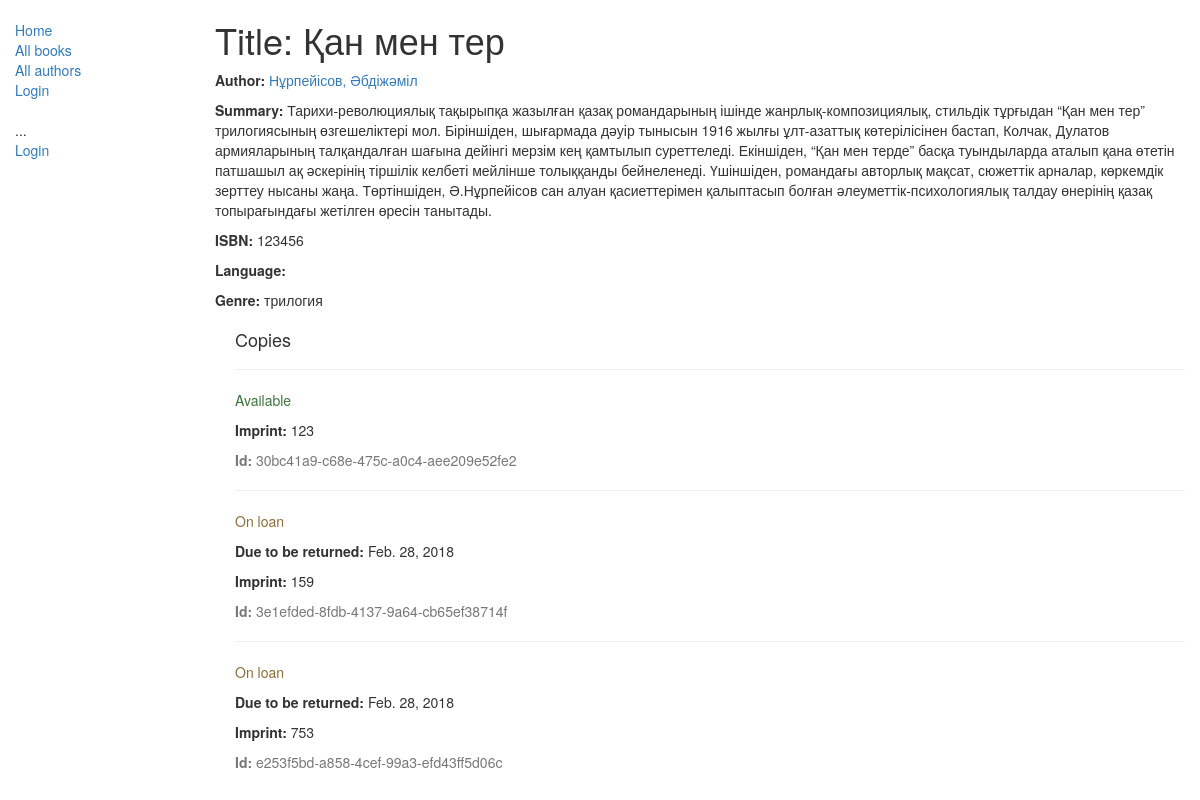
/catalog/book/1, run on the app's committed database.
### catalog/models.py (models this page shows, shortened)
class Book(models.Model):
    title = models.CharField(max_length=200)
    author = models.ForeignKey('Author', on_delete=models.SET_NULL, null=True)
    summary = models.TextField(max_length=1000, help_text='Кітаптың сипаттамасын еңгізіңіз')
    isbn = models.CharField('ISBN',max_length=15, help_text='15 Character <a href="https://www.isbn-international.org/content/what-isbn">ISBN number</a>')
    genre = models.ManyToManyField(Genre, help_text='Select a genre for this book')
    def display_genre(self):
        """
        Creates a string for the Genre. This is required to display genre in Admin.
        """
        return ', '.join([ genre.name for genre in self.genre.all()[:3] ])
    display_genre.short_description = 'Genre'

class Author(models.Model):
    first_name = models.CharField(max_length=100)
    last_name = models.CharField(max_length=100)
    date_of_birth = models.DateField(null=True, blank=True)
    date_of_death = models.DateField('Died', null=True, blank=True)
    class Meta:
        ordering = ["last_name","first_name"]
    def __str__(self):
        return '{0}, {1}'.format(self.last_name,self.first_name)

class Genre(models.Model):
    name = models.CharField(max_length=200, help_text="Санатты енгізіңіз")
    def __str__(self):
        return self.name

class BookInstance(models.Model):
    borrower = models.ForeignKey(User, on_delete=models.SET_NULL, null=True, blank=True)
    id = models.UUIDField(primary_key=True, default=uuid.uuid4, help_text="Unique ID for this particular book across whole library")
    book = models.ForeignKey('Book', on_delete=models.SET_NULL, null=True)
    imprint = models.CharField(max_length=200)
    due_back = models.DateField(null=True, blank=True)
    LOAN_STATUS = (
        ('m', 'Maintenance'),
        ('o', 'On loan'),
        ('a', 'Available'),
        ('r', 'Reserved'),
    )
    status = models.CharField(max_length=1, choices=LOAN_STATUS, blank=True, default='m', help_text='Book availability')
    class Meta:
        ordering = ["due_back"]
        permissions = (("can_mark_returned", "Set book as returned"),)

### catalog/views.py (the view)
# urls.py: path('book/<int:pk>', views.BookDetailView.as_view(), name='book-detail'),
class BookDetailView(generic.DetailView):
    model = Book

### catalog/templates/catalog/book_detail.html
{% extends "base_generic.html" %}
{% block content %}
  <h1>Title: {{ book.title }}</h1>
  <p><strong>Author:</strong> <a href="{% url 'author-detail' book.author.pk %}">{{ book.author }}</a></p>
  <p><strong>Summary:</strong> {{ book.summary }}</p>
  <p><strong>ISBN:</strong> {{ book.isbn }}</p>
  <p><strong>Language:</strong> {{ book.language }}</p>
  <p><strong>Genre:</strong> {% for genre in book.genre.all %} {{ genre }}{% if not forloop.last %}, {% endif %}{% endfor %}</p>
  <div style="margin-left:20px;margin-top:20px">
    <h4>Copies</h4>
    {% for copy in book.bookinstance_set.all %}
    <hr>
    <p class="{% if copy.status == 'a' %}text-success{% elif copy.status == 'm' %}text-danger{% else %}text-warning{% endif %}">{{ copy.get_status_display }}</p>
    {% if copy.status != 'a' %}<p><strong>Due to be returned:</strong> {{copy.due_back}}</p>{% endif %}
    <p><strong>Imprint:</strong> {{copy.imprint}}</p>
    <p class="text-muted"><strong>Id:</strong> {{copy.id}}</p>
    {% endfor %}
  </div>
{% endblock %}

### catalog/templates/base_generic.html (shortened to what this page needs)
<!DOCTYPE html>
<html lang="en">
<head>
  <link rel="stylesheet" href="https://maxcdn.bootstrapcdn.com/bootstrap/3.3.7/css/bootstrap.min.css">
  {% load static %}
  <link rel="stylesheet" href="{% static 'css/styles.css' %}">
</head>
<body>
  <div class="container-fluid">
    <div class="row">
      <div class="col-sm-2">
      {% block sidebar %}
      <ul class="sidebar-nav">
          <li><a href="{% url 'index' %}">Home</a></li>
          <li><a href="{% url 'books' %}">All books</a></li>
          <li><a href="{% url 'authors' %}">All authors</a></li>
          {% if user.is_authenticated %}
   {% else %}
     <li><a href="{% url 'login'%}?next={{request.path}}">Login</a></li>
   {% endif %}
      </ul>
	  <ul class="sidebar-nav">
    ...
   {% if user.is_authenticated %}
     <li>User: {{ user.get_username }}</li>
          <li><a href="{% url 'my-borrowed' %}">My Borrowed</a></li>
     <li><a href="{% url 'logout'%}?next={{request.path}}">Logout</a></li>
   {% else %}
     <li><a href="{% url 'login'%}?next={{request.path}}">Login</a></li>
   {% endif %}
  </ul>
     {% endblock %}
      </div>
      <div class="col-sm-10 ">
      {% block content %}{% endblock %}
      </div>
    </div>
  </div>
</body>
</html>

### catalog/static/css/styles.css (style rules this page uses)
.sidebar-nav { margin-top: 20px; padding: 0; list-style: none; }

### data on the page
Book: title "Қан мен тер", author "Нұрпейісов, Әбдіжәміл", summary "Тарихи-революциялық тақырыпқа жазылған қазақ романдарының ішінде жанрлық-композициялық, стильдік тұрғыдан “Қан мен тер” трилогиясының өзгешеліктері мол. Біріншіден, шығармада дәуір тынысын 1916 жылғы ұлт-азаттық көтерілісінен бастап, Колчак, Дулатов армияларының талқандалған шағына дейінгі мерзім кең қамтылып суреттеледі. Екіншіден, “Қан мен терде” басқа туындыларда аталып қана өтетін патшашыл ақ әскерінің тіршілік келбеті мейлінше толыққанды бейнеленеді. Үшіншіден, романдағы авторлық мақсат, сюжеттік арналар, көркемдік зерттеу нысаны жаңа. Төртіншіден, Ә.Нұрпейісов сан алуан қасиеттерімен қалыптасып болған әлеуметтік-психологиялық талдау өнерінің қазақ топырағындағы жетілген өресін…", isbn "123456"
Genre: name "трилогия"
BookInstance: status "Available", imprint "123", id "30bc41a9-c68e-475c-a0c4-aee209e52fe2"
BookInstance: status "On loan", due_back "Feb. 28, 2018", imprint "159", id "3e1efded-8fdb-4137-9a64-cb65ef38714f"
BookInstance: status "On loan", due_back "Feb. 28, 2018", imprint "753", id "e253f5bd-a858-4cef-99a3-efd43ff5d06c"
